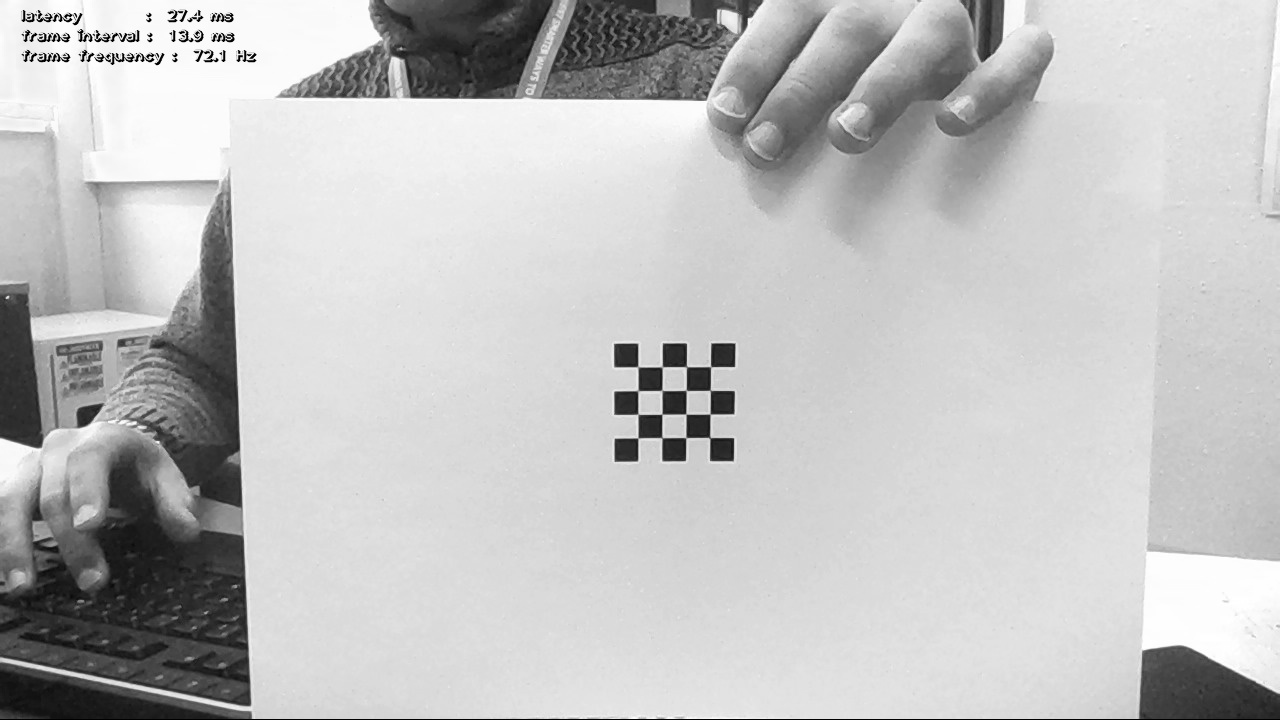
#> input picture Sources/Camera/Tracking/chessboard/New folder (3)/img0.jpg, 1280 x 720 px; its folder holds only this picture in this run
$ python -i chessboard3D.py   (imports and definitions only)
#> lines starting #> are read from the running program, lines starting #| are printed output that depends on the picture
#> further down, picture is the input picture: shape (720, 1280, 3); min 0, max 255, mean 192.5
# -*- coding: utf-8 -*-
import cv2
import numpy as np
import cameraundistort as undis


class Chessboard3D:
    def __init__(self, mtx=[], dist=[], board_h=8, board_w=7, size=25,
                 folder='C:\\Users\\502750516\\Documents\\Programmation\\Python_3\\Sources\\Camera\\Scanner\\chessboard\\'):
        self.mtx = mtx
        self.dist = dist
        self.board_h = board_h
        self.board_w = board_w
        self.size = size
        self.folder = folder
        self.objp = np.zeros(((self.board_h - 1) * (self.board_w - 1), 3), np.float32)
        self.objp[:, :2] = np.mgrid[-((self.board_h - 1) / 2 - 0.5):((self.board_h - 1) / 2 - 0.5) + 1,
                           -((self.board_w - 1) / 2 - 0.5):((self.board_w - 1) / 2 - 0.5) + 1].T.reshape(-1, 2)
        self.objp = self.objp * self.size
        self.axis = np.float32([[self.size, 0, 0], [0, self.size, 0], [0, 0, -self.size]]).reshape(-1, 3)
        self.criteria = (cv2.TERM_CRITERIA_EPS + cv2.TERM_CRITERIA_MAX_ITER, 200, 0.1)
        # self.point = np.array([[-((self.board_h-1)/2-0.5),((self.board_w-1)/2-0.5),0],
        # [((self.board_h-1)/2-0.5),((self.board_w-1)/2-0.5),0],
        # [((self.board_h-1)/2-0.5),-((self.board_w-1)/2-0.5),0],
        # [-((self.board_h-1)/2-0.5),-((self.board_w-1)/2-0.5),0]],np.float32)*self.size
        # self.point = np.array([[-3,0,0],[-1,0,0],[1,0,0],[3,0,0]])
        self.point = np.array([[0, 0, 0]]) * self.size
        self.points3D = []
        self.keep = False
        # self.newCamMatrix()

    # [59 lines left out: function chessboard3D, not called in this run]

    def getSubRect(self):
        return self.xmin, self.xmax, self.ymin, self.ymax

    def getCornerExist(self):
        return self.cornerexist

    # [4 lines left out: function correctHist, not called in this run]

    def equalize_histogram(self, frame):
        # Histogram equalization
        lab = cv2.cvtColor(frame, cv2.COLOR_BGR2LAB)
#> lab: shape (720, 1280, 3); mean of channels 0, 1, 2 196.8, 128, 128
        l, a, b = cv2.split(lab)
#> a: shape (720, 1280); every value is 128
        clahe = cv2.createCLAHE(clipLimit=2.0, tileGridSize=(4, 4))
        l = clahe.apply(l)
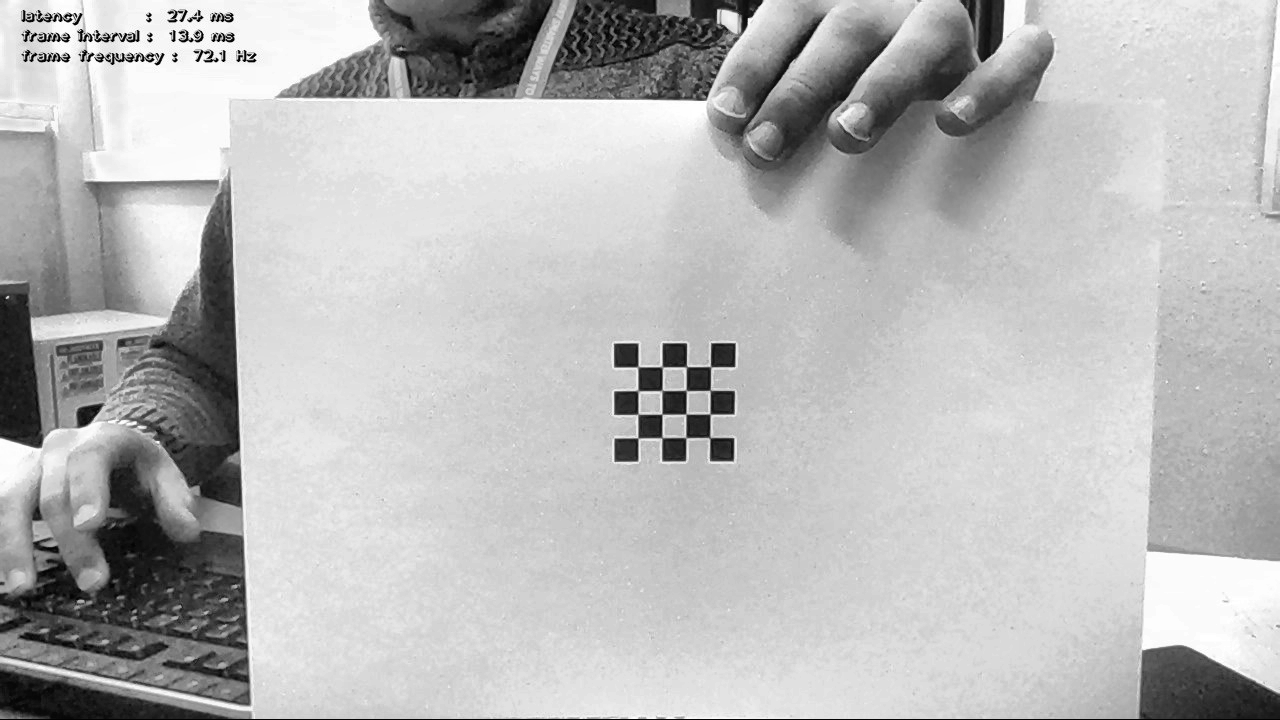
#> l: shape (720, 1280); min 2, max 255, mean 184.8
        lab = cv2.merge((l, a, b))
#> lab: shape (720, 1280, 3); mean of channels 0, 1, 2 184.8, 128, 128
        lab = cv2.cvtColor(lab, cv2.COLOR_LAB2BGR)
        return lab

    # [61 lines left out: functions newCamMatrix, findCornerRect, drawRect, draw, real3DPosition, not called in this run]

>>> import cv2
>>> picture = cv2.imread('chessboard/New folder (3)/img0.jpg')
>>> result = Chessboard3D().equalize_histogram(picture)

$ run again, on Sources/Camera/Tracking/chessboard/New folder (3)/img1.jpg
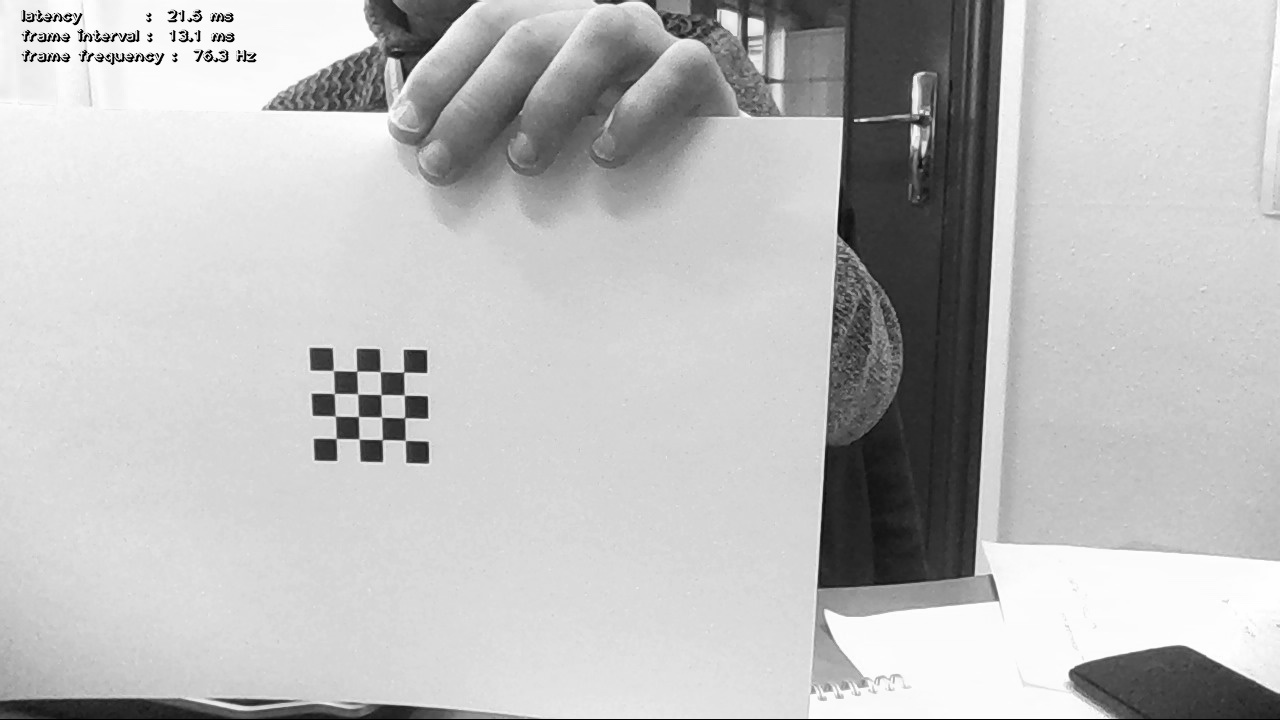
#> input picture Sources/Camera/Tracking/chessboard/New folder (3)/img1.jpg, 1280 x 720 px
#> picture is the input picture: shape (720, 1280, 3); min 0, max 255, mean 189.7
#> a: shape (720, 1280); every value is 128
#> in equalize_histogram, `l = clahe.apply(l)`:
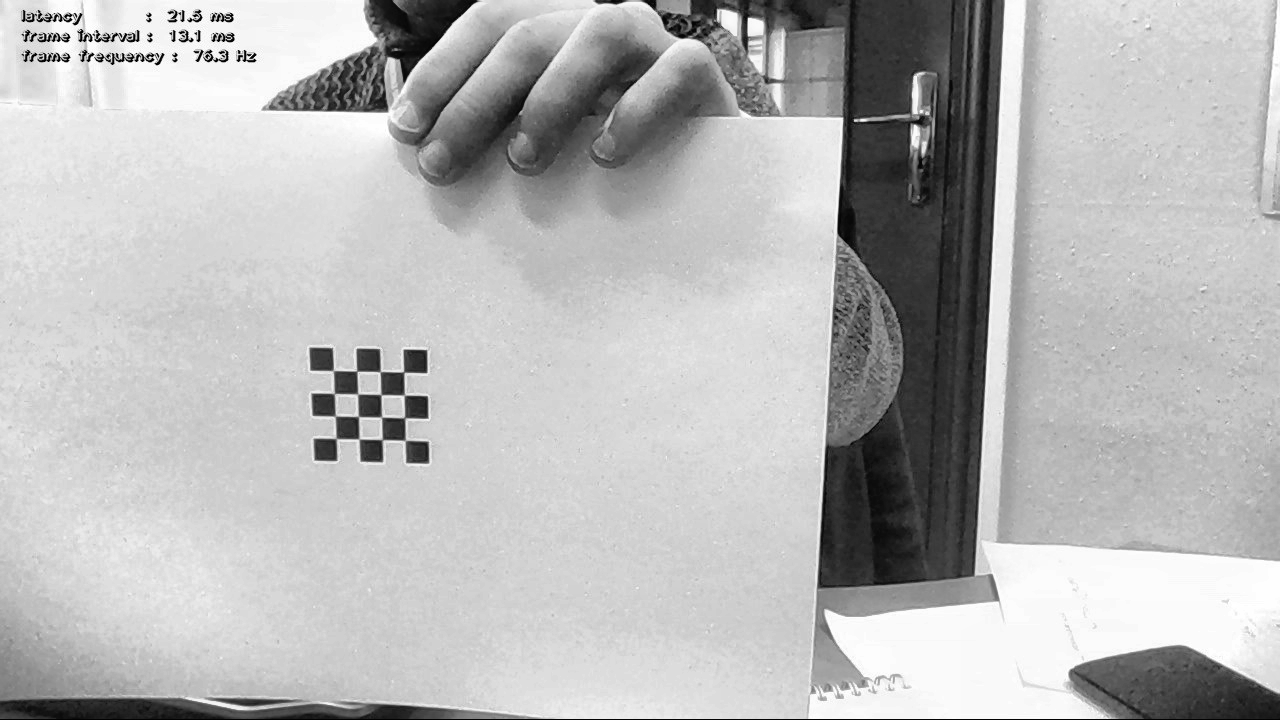
#> l: shape (720, 1280); min 2, max 255, mean 183.5

$ run again, on Sources/Camera/Tracking/chessboard/New folder (3)/img2.jpg
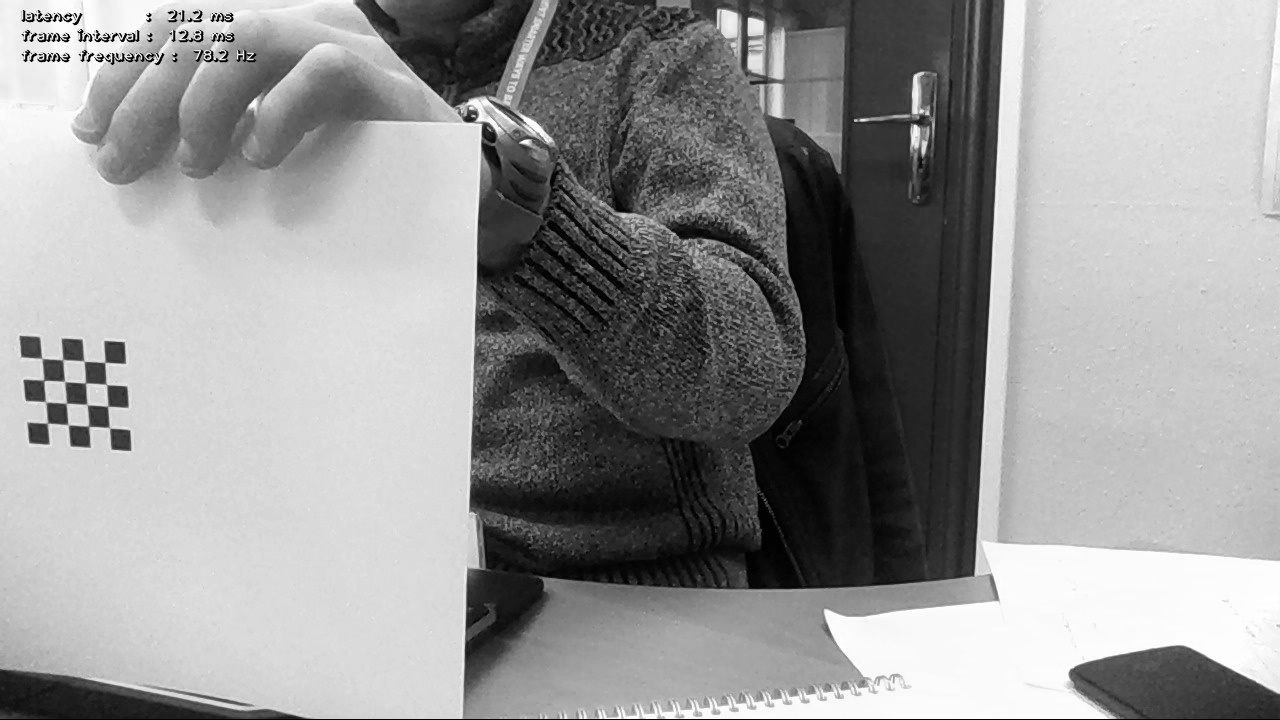
#> input picture Sources/Camera/Tracking/chessboard/New folder (3)/img2.jpg, 1280 x 720 px
#> picture is the input picture: shape (720, 1280, 3); min 0, max 255, mean 150.2
#> a: shape (720, 1280); every value is 128
#> in equalize_histogram, `l = clahe.apply(l)`:
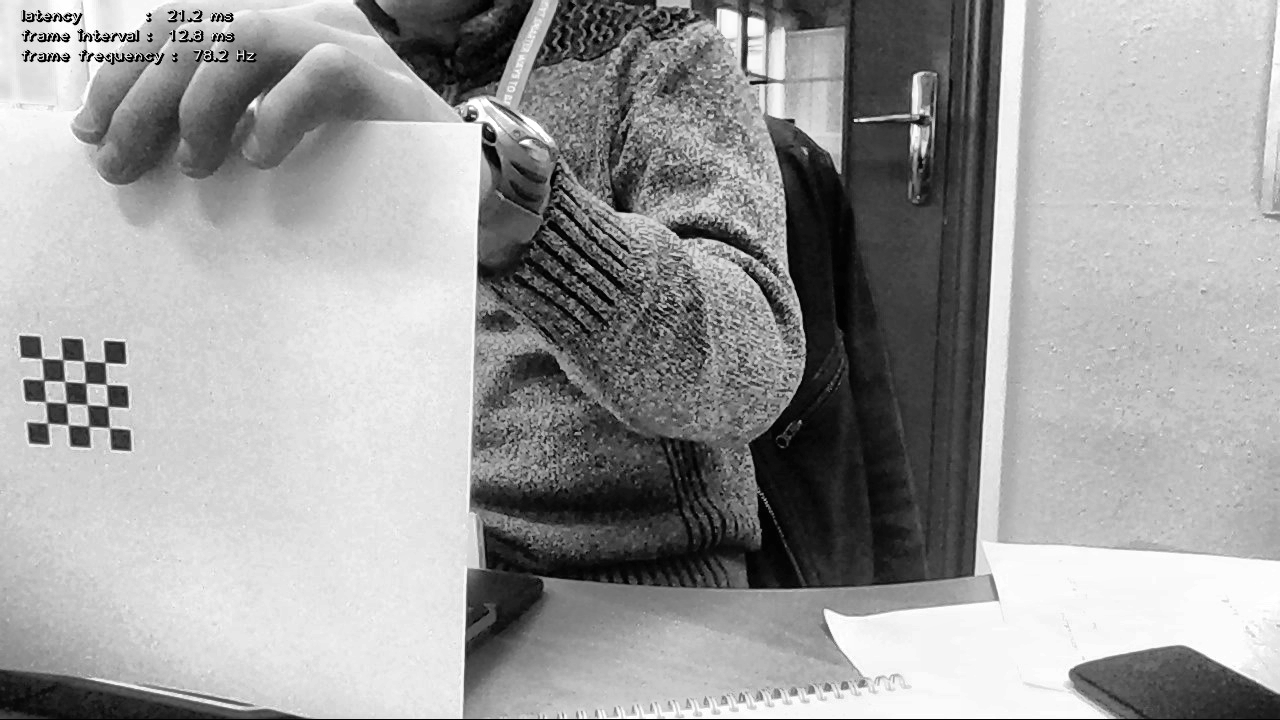
#> l: shape (720, 1280); min 0, max 255, mean 156.7

$ run again, on Sources/Camera/Tracking/chessboard/New folder (3)/img3.jpg
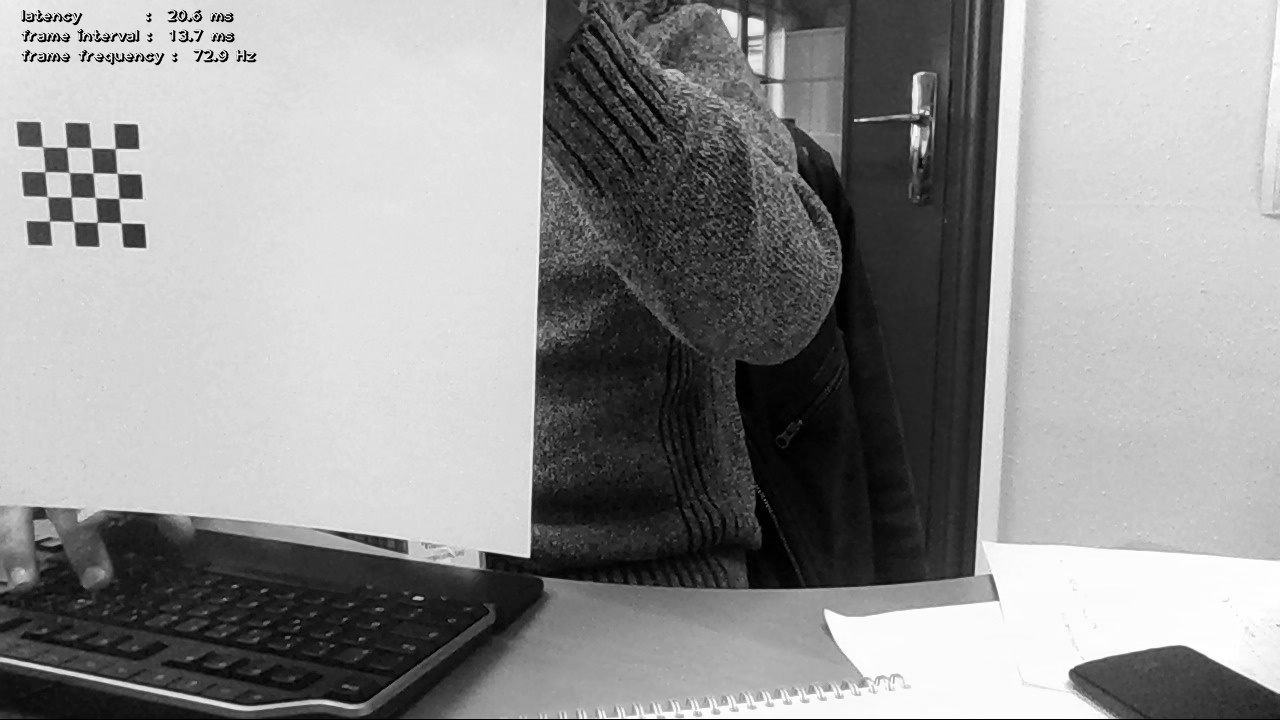
#> input picture Sources/Camera/Tracking/chessboard/New folder (3)/img3.jpg, 1280 x 720 px
#> picture is the input picture: shape (720, 1280, 3); min 0, max 255, mean 146.5
#> a: shape (720, 1280); every value is 128
#> in equalize_histogram, `l = clahe.apply(l)`:
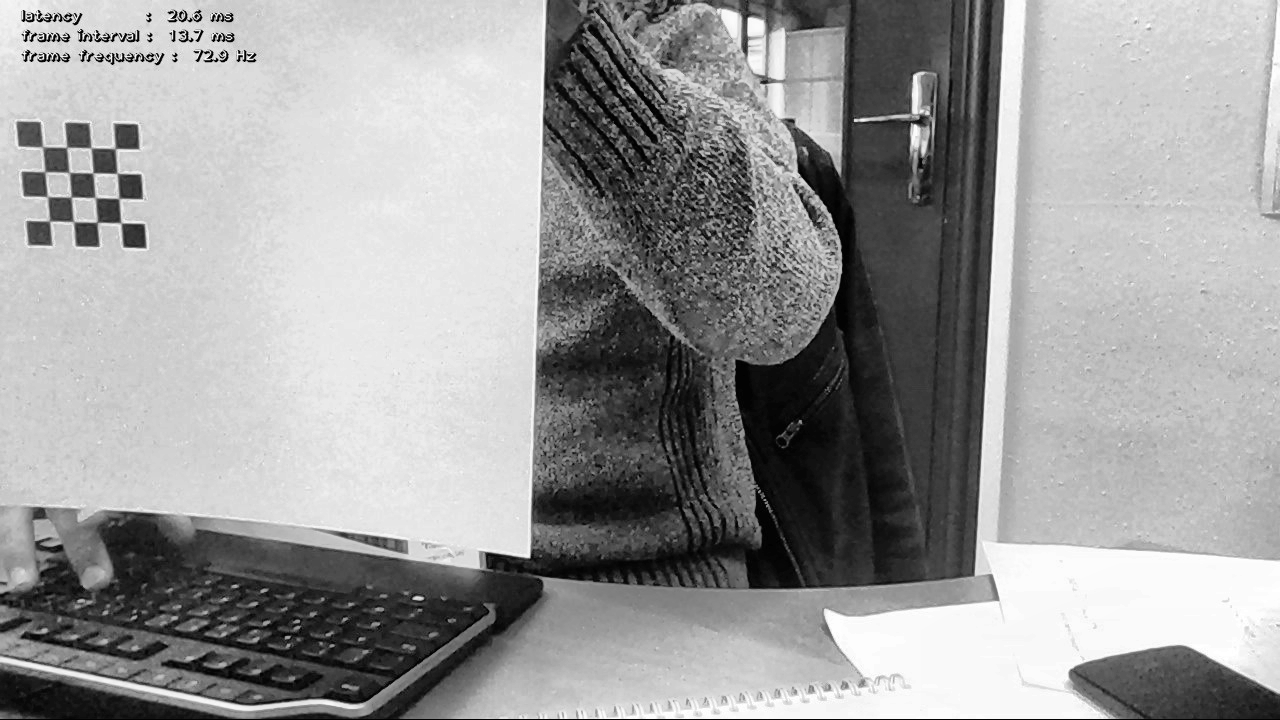
#> l: shape (720, 1280); min 0, max 255, mean 154.9
